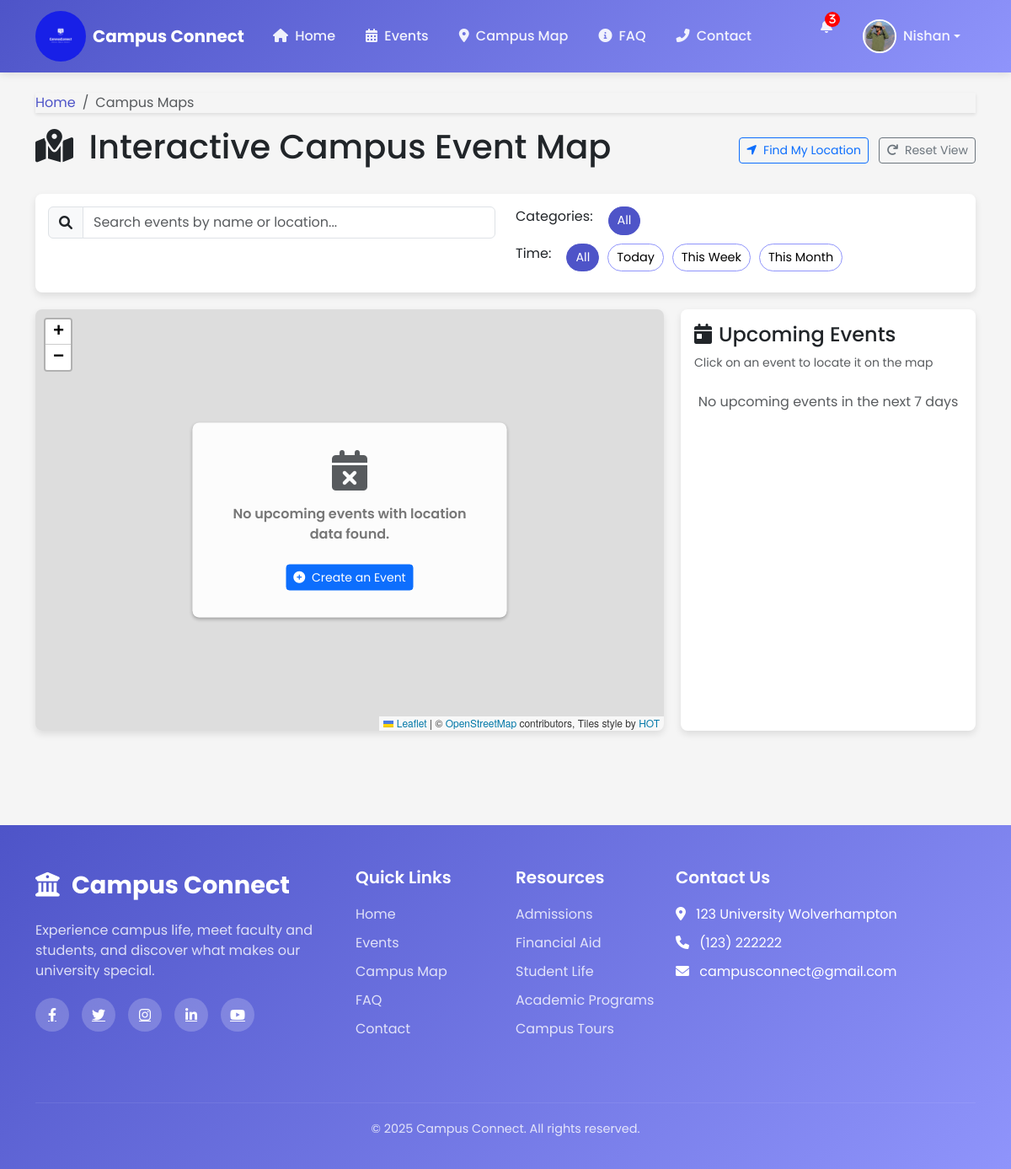
/campus_map.php (signed in), run on the app's committed database.
### tables this page shows
CREATE TABLE `users` (
  `user_id` int(11) NOT NULL,
  `username` varchar(50) NOT NULL,
  `email` varchar(100) NOT NULL,
  `password_hash` varchar(255) NOT NULL,
  `first_name` varchar(50) NOT NULL,
  `last_name` varchar(50) NOT NULL,
  `phone_number` varchar(20) DEFAULT NULL,
  `academic_interest` varchar(100) DEFAULT NULL,
  `account_created_at` timestamp NOT NULL DEFAULT current_timestamp(),
  `last_login` timestamp NOT NULL DEFAULT '0000-00-00 00:00:00',
  `profile_photo_original` varchar(255) DEFAULT NULL,
  `profile_photo_resized` varchar(255) DEFAULT NULL
);

### campus_map.php (the view, shortened to what this page needs)
<?php
require_once 'config.php';
$all_events = [];
$upcoming_events = [];
?>
    <link href="https://cdn.jsdelivr.net/npm/bootstrap@5.3.0-alpha1/dist/css/bootstrap.min.css" rel="stylesheet">
    <link rel="stylesheet" href="https://cdnjs.cloudflare.com/ajax/libs/font-awesome/6.0.0/css/all.min.css">
    <link rel="stylesheet" href="https://unpkg.com/leaflet@1.9.4/dist/leaflet.css"/>
    <link rel="stylesheet" href="https://unpkg.com/leaflet.markercluster@1.4.1/dist/MarkerCluster.css" />
    <link rel="stylesheet" href="https://unpkg.com/leaflet.markercluster@1.4.1/dist/MarkerCluster.Default.css" />
    <link rel="stylesheet" href="https://cdn.jsdelivr.net/npm/leaflet.locatecontrol/dist/L.Control.Locate.min.css" />
    <?php include 'header.php'; ?>
    <div class="container mt-4 main-content">
        <nav aria-label="breadcrumb">
            <ol class="breadcrumb">
                <li class="breadcrumb-item"><a href="dashboard.php">Home</a></li>
                <li class="breadcrumb-item active" aria-current="page">Campus Maps</li>
            </ol>
        </nav>
        <div class="d-flex justify-content-between align-items-center mb-4">
            <h1><i class="fas fa-map-marked-alt me-2"></i> Interactive Campus Event Map</h1>
            <div>
                <button id="locate-me" class="btn btn-sm btn-outline-primary me-2">
                    <i class="fas fa-location-arrow me-1"></i> Find My Location
                </button>
                <button id="reset-view" class="btn btn-sm btn-outline-secondary">
                    <i class="fas fa-redo me-1"></i> Reset View
                </button>
            </div>
        </div>
        <div class="map-filters">
            <div class="row">
                <div class="col-md-6">
                    <div class="input-group search-box">
                        <span class="input-group-text"><i class="fas fa-search"></i></span>
                        <input type="text" id="event-search" class="form-control" placeholder="Search events by name or location...">
                    </div>
                </div>
                <div class="col-md-6">
                    <div class="filter-row">
                        <span class="me-2">Categories:</span>
                        <button class="filter-btn active" data-category="all">All</button>
                    </div>
                    <div class="filter-row">
                        <span class="me-2">Time:</span>
                        <button class="filter-btn active" data-time="all">All</button>
                        <button class="filter-btn" data-time="today">Today</button>
                        <button class="filter-btn" data-time="week">This Week</button>
                        <button class="filter-btn" data-time="month">This Month</button>
                    </div>
                </div>
            </div>
        </div>
        <div class="map-section">
            <div class="map-container">
                <div id="campus-map"></div>
                <?php if (empty($all_events)): ?>
                    <div class="no-events-message">
                        <i class="fas fa-calendar-times fa-3x mb-3 text-muted"></i>
                        <p>No upcoming events with location data found.</p>
                        <a href="create-event.php" class="btn btn-primary btn-sm mt-2">
                            <i class="fas fa-plus-circle me-1"></i> Create an Event
                        </a>
                    </div>
                <?php endif; ?>
            </div>
            <div class="events-sidebar">
                <h4><i class="fas fa-calendar-day me-2"></i>Upcoming Events</h4>
                <p class="small text-muted mb-3">Click on an event to locate it on the map</p>
                <div id="events-list">
                    <?php if (empty($upcoming_events)): ?>
                        <p class="text-center text-muted my-4">No upcoming events in the next 7 days</p>
                    <?php endif; ?>
                </div>
            </div>
        </div>
    </div>
    <?php include 'footer.php'; ?>

### header.php (shortened to what this page needs)
<?php
require_once 'config.php';
$user_id = $_SESSION['user_id'];
$user_query = "SELECT * FROM users WHERE user_id = ?";
$user_stmt = $conn->prepare($user_query);
$user_stmt->bind_param("i", $user_id);
$user_stmt->execute();
$user_result = $user_stmt->get_result();
if ($user_result->num_rows === 1) {
    $user = $user_result->fetch_assoc();
} else {
    session_destroy();
    header("Location: index.php");
    exit;
}
?>
<!DOCTYPE html>
<html lang="en">
<head>
    <link href="https://cdn.jsdelivr.net/npm/bootstrap@5.3.0-alpha1/dist/css/bootstrap.min.css" rel="stylesheet">
    <link rel="stylesheet" href="https://cdnjs.cloudflare.com/ajax/libs/font-awesome/6.0.0/css/all.min.css">
</head>
<body>
    <nav class="navbar navbar-expand-lg navbar-dark sticky-top">
        <div class="container">
        <a class="navbar-brand d-flex align-items-center" href="dashboard.php">
        <img src="imgs/logo.png" alt="University Logo" height="60" class="me-2" style="width: 60px; border-radius: 50%; object-fit: cover;">
    <span> Campus Connect</span>
</a>
            <div class="collapse navbar-collapse" id="navbarNav">
                <ul class="navbar-nav me-auto">
                    <li class="nav-item">
                        <a class="nav-link active" href="dashboard.php"><i class="fas fa-home me-1"></i> Home</a>
                    </li>
                    <li class="nav-item">
                        <a class="nav-link" href="events.php"><i class="fas fa-calendar-alt me-1"></i> Events</a>
                    </li>
                    <li class="nav-item">
                        <a class="nav-link" href="campus_map.php"><i class="fas fa-map-marker-alt me-1"></i> Campus Map</a>
                    </li>
                    <li class="nav-item">
                        <a class="nav-link" href="faq.php"><i class="fas fa-info-circle me-1"></i> FAQ</a>
                    </li>
                    <li class="nav-item">
                        <a class="nav-link" href="contact.php"><i class="fas fa-phone-alt me-1"></i> Contact</a>
                    </li>
                </ul>
                <ul class="navbar-nav">
                    <li class="nav-item">
                        <a class="nav-link" href="#" data-bs-toggle="modal" data-bs-target="#notificationsModal">
                            <i class="fas fa-bell position-relative">
                                <span class="notification-badge">3</span>
                            </i>
                        </a>
                    </li>
                    <li class="nav-item dropdown">
                        <a class="nav-link dropdown-toggle d-flex align-items-center" href="#" id="userDropdown" role="button" data-bs-toggle="dropdown" aria-expanded="false">
                            <?php if (!empty($user['profile_photo_resized'])): ?>
                                <img src="<?php echo $user['profile_photo_resized']; ?>" alt="User Avatar" class="user-avatar me-2">
                            <?php else: ?>
                                <div class="user-avatar me-2 bg-secondary d-flex align-items-center justify-content-center">
                                    <i class="fas fa-user text-white"></i>
                                </div>
                            <?php endif; ?>
                            <span><?php echo $user['first_name']; ?></span>
                        </a>
                    </li>
                </ul>
            </div>
        </div>
    </nav>

### campus_map.php (style rules this page uses)
:root { --primary-color: #007bff; --primary-hover: #0056b3; --secondary-color: #6c757d; --light-color: #f8f9fa; --dark-color: #343a40; --success-color: #28a745; --warning-color: #ffc107; --danger-color: #dc3545; }
body { font-family: 'Poppins', sans-serif; background-color: var(--light-color); color: #333; min-height: 100vh; display: flex; flex-direction: column; }
.main-content { flex: 1; padding-bottom: 2rem; }
.breadcrumb { background-color: white; padding: 0.75rem 1rem; border-radius: 0.5rem; margin-bottom: 1rem; box-shadow: 0 2px 4px rgba(0,0,0,0.1); }
.breadcrumb-item a { color: var(--primary-color); text-decoration: none; }
.breadcrumb-item.active { color: var(--secondary-color); }
.map-section { display: flex; flex-wrap: wrap; gap: 20px; margin-bottom: 30px; }
.map-container { flex: 1; min-width: 300px; position: relative; height: 500px !important; border-radius: 0.5rem; box-shadow: 0 4px 8px rgba(0,0,0,0.1); overflow: hidden; }
.events-sidebar { width: 350px; max-height: 600px; overflow-y: auto; background-color: white; border-radius: 0.5rem; box-shadow: 0 4px 8px rgba(0,0,0,0.1); padding: 1rem; }
#campus-map { width: 100%; height: 100%; z-index: 1; }
.map-filters { margin-bottom: 20px; padding: 15px; background-color: white; border-radius: 0.5rem; box-shadow: 0 4px 8px rgba(0,0,0,0.1); }
.filter-row { display: flex; flex-wrap: wrap; gap: 10px; margin-bottom: 10px; }
.filter-btn { padding: 5px 10px; border-radius: 20px; font-size: 0.9rem; cursor: pointer; border: 1px solid var(--secondary-color); background-color: white; transition: all 0.2s ease; }
.filter-btn.active { background-color: var(--primary-color); color: white; border-color: var(--primary-color); }
.search-box { margin-bottom: 10px; }
.no-events-message { position: absolute; left: 50%; top: 50%; transform: translate(-50%, -50%); background-color: rgba(255,255,255,0.9); padding: 2rem; border-radius: .5rem; z-index: 2; text-align: center; box-shadow: 0 2px 4px rgba(0,0,0, 0.3); font-weight: 600; color: #777; }

### header.php (style rules this page uses)
:root { --primary-color: #4e54c8; --secondary-color: #8f94fb; --accent-color: #ff6b6b; --light-color: #f9f9f9; --dark-color: #333; --success-color: #28a745; --card-shadow: 0 15px 35px rgba(0, 0, 0, 0.1); }
body { font-family: 'Poppins', sans-serif; background-color: #f5f5f5; min-height: 100vh; padding: 0; margin: 0; }
.navbar { background: linear-gradient(135deg, var(--primary-color) 0%, var(--secondary-color) 100%); box-shadow: 0 2px 10px rgba(0, 0, 0, 0.1); }
.navbar-brand { font-weight: 700; color: white !important; }
.nav-link { color: rgba(255, 255, 255, 0.9) !important; font-weight: 500; margin: 0 10px; transition: all 0.3s ease; }
.user-avatar { width: 40px; height: 40px; border-radius: 50%; object-fit: cover; border: 2px solid white; cursor: pointer; transition: all 0.3s ease; }
.notification-badge { position: absolute; top: 0; right: 0; background: red; color: white; font-size: 12px; font-weight: bold; border-radius: 50%; width: 18px; height: 18px; display: flex; align-items: center; justify-content: center; transform: translate(50%, -50%); }

### data on the page
users: profile_photo_resized (picture), first_name "Nishan"
